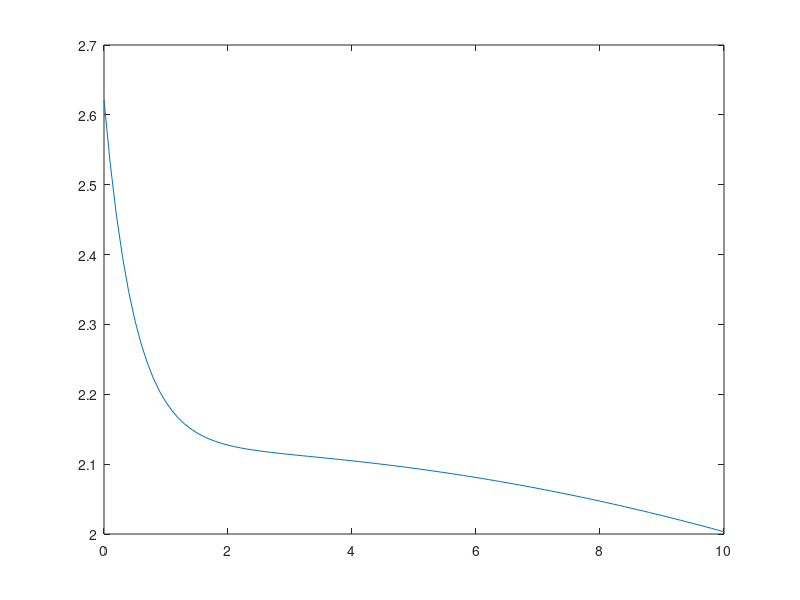

This figure's MATLAB source:
clear;
%c)
num =[2 6 8];
den= [1 2 4 8];
[r,p,k]= residue(num,den);

M1=abs(r(1));
M2=abs(r(2));
M3=abs(r(3));

fi1=angle(r(1))*180/pi;
fi2=angle(r(2))*180/pi;
fi3=angle(r(3))*180/pi;

t=[0:0.1:10];
y=0.5*exp(-2*t)+2.1214*cosd(2*t-45*pi/180);
plot(t,y);